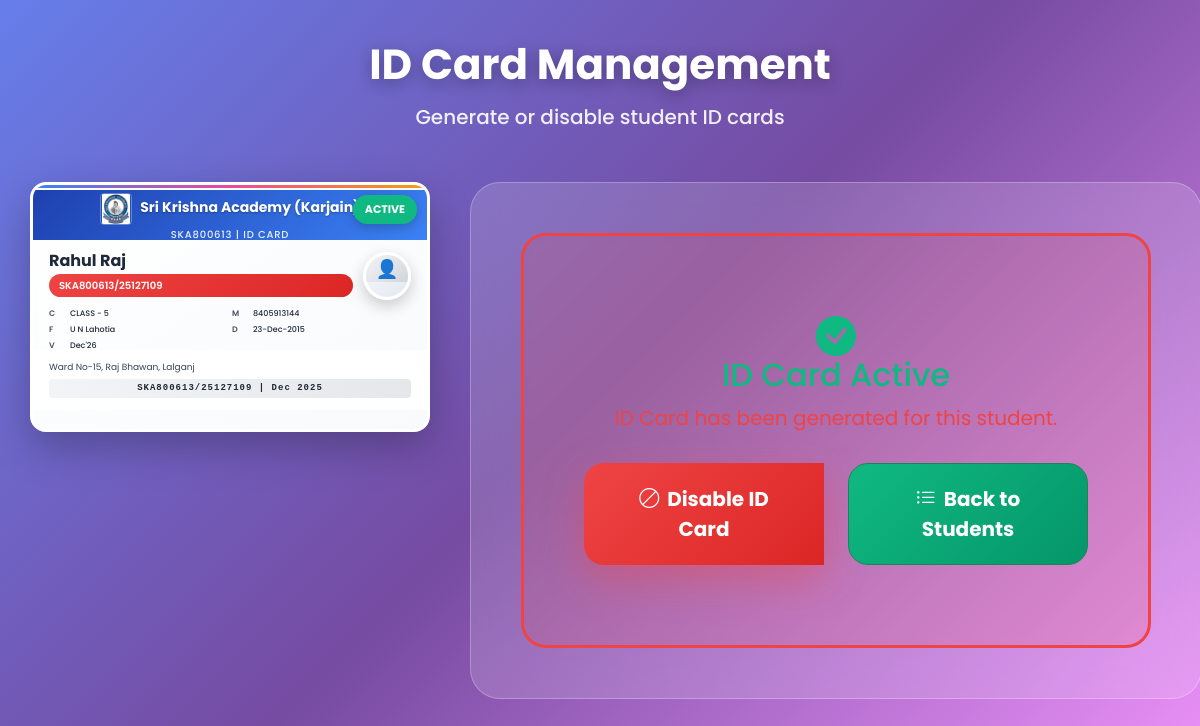
The app's page /admin/generate-id-card?reg=SKA800613/25127109 (signed in) with its own data.
### tables this page shows
CREATE TABLE `students` (
  `id` int(11) NOT NULL,
  `reg_no` varchar(50) DEFAULT NULL,
  `student_name` varchar(100) DEFAULT NULL,
  `father_name` varchar(100) DEFAULT NULL,
  `mother_name` varchar(100) DEFAULT NULL,
  `dob` date DEFAULT NULL,
  `gender` enum('Male','Female','Other') DEFAULT NULL,
  `category` varchar(50) DEFAULT NULL,
  `marital_status` varchar(30) DEFAULT NULL,
  `identity_type` varchar(50) DEFAULT NULL,
  `id_number` varchar(50) DEFAULT NULL,
  `qualification` varchar(100) DEFAULT NULL,
  `mobile` varchar(15) DEFAULT NULL,
  `email` varchar(100) DEFAULT NULL,
  `address` text DEFAULT NULL,
  `pincode` varchar(10) DEFAULT NULL,
  `state` varchar(50) DEFAULT NULL,
  `district` varchar(50) DEFAULT NULL,
  `city` varchar(50) DEFAULT NULL,
  `study_center_code` varchar(20) DEFAULT NULL,
  `religion` varchar(50) DEFAULT NULL,
  `course_code` varchar(200) DEFAULT NULL,
  `session_year` varchar(20) DEFAULT NULL,
  `enquiry_source` varchar(100) DEFAULT NULL,
  `photo` varchar(255) DEFAULT NULL,
  `total_fees` decimal(10,2) DEFAULT NULL,
  `admission_date` date DEFAULT NULL,
  `status` varchar(20) DEFAULT 'Active',
  `id_card_generated` varchar(10) DEFAULT 'No' COMMENT 'Yes/No - ID card generation status',
  `marksheet_gen` varchar(10) NOT NULL DEFAULT 'No',
  `certificate_gen` varchar(10) NOT NULL DEFAULT 'No',
  `admit_card_gen` varchar(10) NOT NULL DEFAULT 'No',
  `marksheet_gen_date` date DEFAULT NULL,
  `certificate_gen_date` date DEFAULT NULL
);

CREATE TABLE `study_centers` (
  `id` int(11) NOT NULL,
  `center_code` varchar(20) NOT NULL,
  `center_name` varchar(255) NOT NULL,
  `district` varchar(100) NOT NULL,
  `state` varchar(100) DEFAULT 'Bihar',
  `address` text DEFAULT NULL,
  `pincode` varchar(10) DEFAULT NULL,
  `phone` varchar(20) DEFAULT NULL,
  `is_active` tinyint(1) DEFAULT 1 COMMENT '1-Active\r\n0-Inactive',
  `created_at` timestamp NOT NULL DEFAULT current_timestamp()
);

CREATE TABLE `courses` (
  `id` int(11) NOT NULL,
  `course_code` varchar(20) NOT NULL,
  `course_name` varchar(100) NOT NULL,
  `duration` varchar(30) NOT NULL,
  `fees` decimal(8,2) NOT NULL,
  `is_active` tinyint(1) DEFAULT 1 COMMENT '1-Active\r\n0-Inactive',
  `created_at` datetime DEFAULT current_timestamp()
);

### admin/generate-id-card.php (the view, shortened to what this page needs)
<?php
include '../includes/db.php';
$reg_no = $_GET['reg'];
$stmt = $pdo->prepare("
    SELECT s.*, c.course_name, c.duration,
           sc.center_name AS center_name, sc.center_code
    FROM students s
    LEFT JOIN courses c ON s.course_code = c.course_code
    LEFT JOIN study_centers sc ON s.study_center_code = sc.center_code
    WHERE s.reg_no = ?
");
$stmt->execute([$reg_no]);
$student = $stmt->fetch();
?>
<!DOCTYPE html>
<html lang="en">
<head>
    <link href="https://cdn.jsdelivr.net/npm/bootstrap@5.3.3/dist/css/bootstrap.min.css" rel="stylesheet">
    <link href="https://cdn.jsdelivr.net/npm/bootstrap-icons@1.11.0/font/bootstrap-icons.css" rel="stylesheet">
</head>
<body>
    <div class="main-container">
        <div class="page-header">
            <h1 class="page-title">ID Card Management</h1>
            <p class="page-subtitle">Generate or disable student ID cards</p>
        </div>
        <div class="content-row">
            <div class="id-preview">
                <div class="id-container">
                    <div class="id-card position-relative">
                        <div class="status-badge">
                            <?= $student['id_card_generated'] == 'Yes' ? 'ACTIVE' : 'PENDING' ?>
                        </div>
                        <div class="header-section">
                            <div class="logo-institute-row">
                                <img src="../assets/images/ska-logo.png" alt="Logo" class="institute-logo">
                                <div class="center-name">
                                    <?= htmlspecialchars($student['center_name'] ?: 'Main Study Centre') ?>
                                </div>
                            </div>
                            <div class="card-title">
                                <?= $student['center_code'] ? htmlspecialchars($student['center_code']) . ' | ' : '' ?>ID
                                CARD
                            </div>
                        </div>
                        <div class="content-section">
                            <div class="profile-row">
                                <div style="flex: 1;">
                                    <div class="student-name"><?= htmlspecialchars($student['student_name']) ?></div>
                                    <div class="reg-badge"><?= $student['reg_no'] ?></div>
                                </div>
                                <?php
                                $photo_filename = trim($student['photo'] ?? '');
                                $photo_path = $photo_filename ? "../assets/images/students/" . htmlspecialchars($photo_filename) : "../assets/images/default.jpeg";
                                ?>
                                <div class="photo-container">
                                    <?php if (!empty($student['photo'])): ?>
                                        <img src="<?= $photo_path ?>" alt="Student Photo"
                                            onerror="this.onerror=null;this.src='../assets/images/default.jpeg';">
                                    <?php else: ?>
                                        <div class="photo-placeholder">👤</div>
                                    <?php endif; ?>
                                </div>
                            </div>
                            <div class="info-list">
                                <div class="info-item">
                                    <span class="info-label">C</span>
                                    <span
                                        class="info-value"><?= htmlspecialchars($student['course_name'] ?: 'N/A') ?></span>
                                </div>
                                <div class="info-item">
                                    <span class="info-label">M</span>
                                    <span class="info-value"><?= htmlspecialchars($student['mobile']) ?></span>
                                </div>
                                <div class="info-item">
                                    <span class="info-label">F</span>
                                    <span
                                        class="info-value"><?= htmlspecialchars(substr($student['father_name'] ?: '—', 0, 12)) ?></span>
                                </div>
                                <div class="info-item">
                                    <span class="info-label">D</span>
                                    <span
                                        class="info-value"><?= $student['dob'] ? date('d-M-Y', strtotime($student['dob'])) : '—' ?></span>
                                </div>
                                <div class="info-item">
                                    <span class="info-label">V</span>
                                    <span
                                        class="info-value"><?= date('M\'y', strtotime($student['admission_date'] . ' +1 year')) ?></span>
                                </div>
                            </div>
                        </div>
                        <div class="footer-section">
                            <div class="address-line"><?= htmlspecialchars(substr($student['address'] ?: '—', 0, 45)) ?>
                            </div>
                            <div class="barcode-line"><?= $student['reg_no'] ?> |
                                <?= date('M Y', strtotime($student['admission_date'])) ?>
                            </div>
                        </div>
                    </div>
                </div>
            </div>
            <div class="confirm-section">
                <?php if ($student['id_card_generated'] != 'Yes'): ?>
                    <h2 class="confirm-title">Confirm Generation</h2>
                    <p class="confirm-subtitle">
                        Review the student details and ID card preview above.
                        Click "Review Details" to see complete student profile, then confirm generation.
                    </p>
                    <a href="view-student?reg=<?= urlencode($reg_no) ?>" target="_blank" class="review-link">
                        <i class="bi bi-eye me-3"></i>👁️ Review Student Details
                    </a>
                    <form method="POST">
                        <input type="hidden" name="confirm" value="1">
                        <div class="form-check d-flex align-items-center p-4 border rounded-3 mb-4"
                            style="background: rgba(255,255,255,0.1); border: 2px solid rgba(255,255,255,0.3);">
                            <input class="form-check-input me-4" type="checkbox" name="generate_id" id="confirm_yes"
                                value="yes" required>
                            <label class="form-check-label flex-grow-1 mb-0 p-3" for="confirm_yes">
                                <i class="bi bi-check-lg"
                                    style="font-size: 24px; color: #10b981; margin-right: 12px; opacity: 0; transition: opacity 0.3s ease;"></i>
                                Yes, Generate ID Card for this student
                            </label>
                        </div>
                        <div class="btn-group">
                            <button type="submit" class="btn btn-confirm" id="generateBtn" disabled>
                                <i class="bi bi-card-text me-2"></i>Generate ID Card
                            </button>
                            <a href="students.php" class="btn btn-cancel">
                                <i class="bi bi-x-circle me-2"></i>Cancel
                            </a>
                        </div>
                    </form>
                <?php else: ?>
                    <div class="disable-section">
                        <i class="bi bi-check-circle-fill fs-1 mb-4" style="color: #10b981;"></i>
                        <h2 style="color: #10b981;">ID Card Active</h2>
                        <p class="fs-5 mb-4">ID Card has been generated for this student.</p>
                        <form method="POST" style="display: inline;">
                            <div class="btn-group">
                                <button type="submit" class="btn btn-disable">
                                    <i class="bi bi-ban me-2"></i>Disable ID Card
                                </button>
                                <a href="students.php" class="btn btn-success"
                                    style="padding: 20px 50px; border-radius: 20px; font-size: 20px; font-weight: 700; min-width: 240px; background: linear-gradient(135deg, #10b981, #059669);">
                                    <i class="bi bi-list-ul me-2"></i>Back to Students
                                </a>
                            </div>
                        </form>
                    </div>
                <?php endif; ?>
            </div>
        </div>
    </div>
</body>
</html>

### records on screen
students: study_centers.center_name "Sri Krishna Academy (Karjain)", study_centers.center_code "SKA800613", student_name "Rahul Raj", reg_no "SKA800613/25127109", courses.course_name "CLASS - 5", mobile "8405913144", father_name "U N Lahotia", dob "23-Dec-2015", admission_date "Dec'26", address "Ward No-15, Raj Bhawan, Lalganj", admission_date "Dec 2025"
